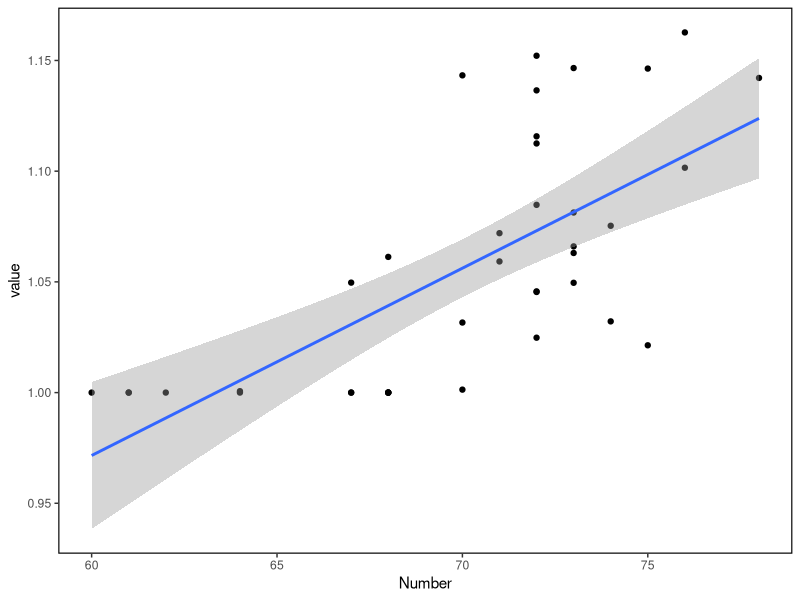
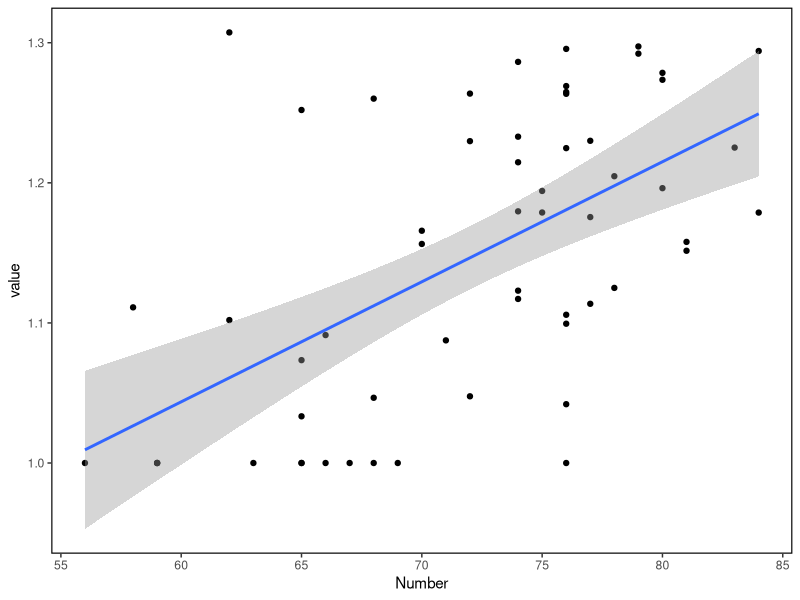

Reproduce these figures in R, in order.
## 17022020 CKR
#Figure 2E
library(vegan)
library(ggsci)
library(tidyr)
library(reshape2)
library(dplyr)
library(ggpubr)
library(stringr)
library(matrixStats)

#Canada
Caz_Canada=read.table("../Data/Suppl4_CA.txt",sep="\t",head=T,row.names=1)
Caz_Canada=select(Caz_Canada,contains("Number"))%>%
  mutate(label=rownames(Caz_Canada))
colnames(Caz_Canada)[1]="Number"
#Canada PTR
CanadaPTR=read.table("../Data/Suppl5_CA.txt",sep="\t",head=T,row.names=1)#read in PTR
CanadaPTR=CanadaPTR[1:(nrow(CanadaPTR)-1),] #remove last row
CanadaPTR[is.na(CanadaPTR)]=0 #change NA to 0
CanadaPTR=CanadaPTR[rowSums(CanadaPTR)!=0,]
#filter for common species
CanadaPTR=CanadaPTR[rowSums(CanadaPTR==0)<(ncol(CanadaPTR)/2),] #less than 50% of subjects do not have PTR for the species
CanadaPTR[CanadaPTR<1]=1 #set PTR < 1 to 1 for non-removed species
CanadaPTR=summarise_all(CanadaPTR,median)
CanadaPTR=melt(CanadaPTR)
Canada=merge(CanadaPTR,Caz_Canada,by.x="variable",by.y="label")

#plot  
ggplot(Canada, aes(x=Number,y=value)) +
  geom_point()  +
  geom_smooth(method = "lm")+
  theme_classic()+border()
cor.test(Canada$value,Canada$Number,method="spearman")

#Singapore
Caz_Singapore=read.table("../Data/Suppl4_SG_Final.txt",sep="\t",head=T,check.names=F,row.names=1)
Caz_Singapore=select(Caz_Singapore,contains("Number"))%>%
  mutate(label=rownames(Caz_Singapore))
colnames(Caz_Singapore)[1]="Number"

SingPTR=read.table("../Data/Suppl5_SG_Final.txt",sep="\t",head=T,row.names=1,check.names=F) #read in PTR
SingPTR=SingPTR[1:(nrow(SingPTR)-1),] #remove last row
SingPTR[is.na(SingPTR)]=0 #change NA to 0
SingPTR=SingPTR[rowSums(SingPTR)!=0,] #remove row with no abundances 

#less than 50% of subjects do not have PTR for the species
SingPTR=SingPTR[(rowSums(SingPTR!=0)>(ncol(SingPTR)/2)),]
SingPTR[SingPTR<1]=1
SingPTR=summarise_all(SingPTR,median)
SingPTR=melt(SingPTR)
Singapore=merge(SingPTR,Caz_Singapore,by.x="variable",by.y="label")

#plot  
ggplot(Singapore, aes(x=Number,y=value)) +
  geom_point()  +
  geom_smooth(method = "lm")+
  theme_classic()+border()
cor.test(Singapore$value,Singapore$Number,method="spearman")
